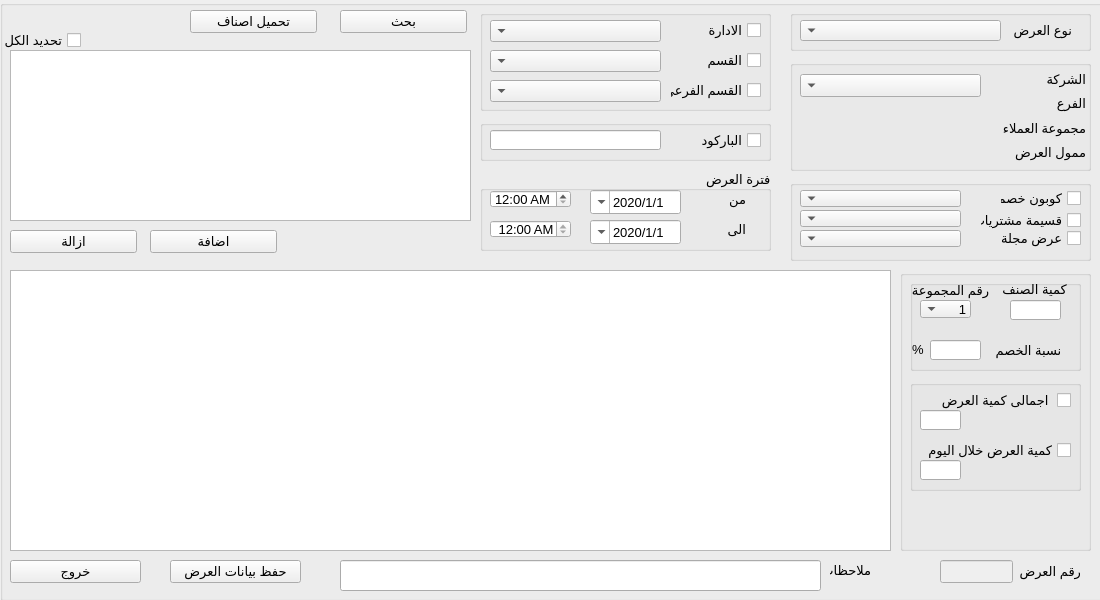
<?xml version="1.0" encoding="UTF-8"?>
<ui version="4.0">
 <class>QForm_prom_create</class>
 <widget class="QWidget" name="QForm_prom_create">
  <property name="geometry">
   <rect>
    <x>0</x>
    <y>0</y>
    <width>1100</width>
    <height>600</height>
   </rect>
  </property>
  <property name="minimumSize">
   <size>
    <width>1100</width>
    <height>600</height>
   </size>
  </property>
  <property name="maximumSize">
   <size>
    <width>1228</width>
    <height>600</height>
   </size>
  </property>
  <property name="windowTitle">
   <string>انشاء العروض</string>
  </property>
  <property name="toolTip">
   <string/>
  </property>
  <property name="layoutDirection">
   <enum>Qt::RightToLeft</enum>
  </property>
  <widget class="QWidget" name="gridLayoutWidget">
   <property name="geometry">
    <rect>
     <x>190</x>
     <y>70</y>
     <width>2</width>
     <height>2</height>
    </rect>
   </property>
   <layout class="QGridLayout" name="gridLayout_2"/>
  </widget>
  <widget class="QGroupBox" name="groupBox">
   <property name="geometry">
    <rect>
     <x>0</x>
     <y>0</y>
     <width>1231</width>
     <height>601</height>
    </rect>
   </property>
   <property name="font">
    <font>
     <pointsize>10</pointsize>
     <weight>50</weight>
     <bold>false</bold>
    </font>
   </property>
   <property name="layoutDirection">
    <enum>Qt::RightToLeft</enum>
   </property>
   <property name="styleSheet">
    <string notr="true"/>
   </property>
   <property name="title">
    <string/>
   </property>
   <widget class="QGroupBox" name="groupBox_3">
    <property name="geometry">
     <rect>
      <x>790</x>
      <y>60</y>
      <width>301</width>
      <height>111</height>
     </rect>
    </property>
    <property name="title">
     <string/>
    </property>
    <widget class="QWidget" name="layoutWidget">
     <property name="geometry">
      <rect>
       <x>10</x>
       <y>10</y>
       <width>181</width>
       <height>31</height>
      </rect>
     </property>
     <layout class="QVBoxLayout" name="verticalLayout_3">
      <item>
       <widget class="QComboBox" name="Qcombo_company">
        <property name="layoutDirection">
         <enum>Qt::RightToLeft</enum>
        </property>
       </widget>
      </item>
     </layout>
    </widget>
    <widget class="QWidget" name="layoutWidget">
     <property name="geometry">
      <rect>
       <x>210</x>
       <y>10</y>
       <width>86</width>
       <height>91</height>
      </rect>
     </property>
     <layout class="QVBoxLayout" name="verticalLayout_2">
      <item>
       <widget class="QLabel" name="label_4">
        <property name="text">
         <string>الشركة</string>
        </property>
       </widget>
      </item>
      <item>
       <widget class="QLabel" name="label_11">
        <property name="text">
         <string>الفرع</string>
        </property>
       </widget>
      </item>
      <item>
       <widget class="QLabel" name="label_5">
        <property name="text">
         <string>مجموعة العملاء</string>
        </property>
       </widget>
      </item>
      <item>
       <widget class="QLabel" name="label_6">
        <property name="text">
         <string>ممول العرض</string>
        </property>
       </widget>
      </item>
     </layout>
    </widget>
   </widget>
   <widget class="QGroupBox" name="groupBox_4">
    <property name="geometry">
     <rect>
      <x>790</x>
      <y>10</y>
      <width>301</width>
      <height>41</height>
     </rect>
    </property>
    <property name="layoutDirection">
     <enum>Qt::RightToLeft</enum>
    </property>
    <property name="title">
     <string/>
    </property>
    <widget class="QLabel" name="label">
     <property name="geometry">
      <rect>
       <x>221</x>
       <y>10</y>
       <width>61</width>
       <height>20</height>
      </rect>
     </property>
     <property name="text">
      <string>نوع العرض</string>
     </property>
    </widget>
    <widget class="QComboBox" name="Qcombo_promotion">
     <property name="geometry">
      <rect>
       <x>10</x>
       <y>10</y>
       <width>201</width>
       <height>21</height>
      </rect>
     </property>
     <property name="layoutDirection">
      <enum>Qt::RightToLeft</enum>
     </property>
     <property name="modelColumn">
      <number>0</number>
     </property>
    </widget>
   </widget>
   <widget class="QGroupBox" name="groupBox_2">
    <property name="geometry">
     <rect>
      <x>480</x>
      <y>170</y>
      <width>291</width>
      <height>81</height>
     </rect>
    </property>
    <property name="layoutDirection">
     <enum>Qt::RightToLeft</enum>
    </property>
    <property name="title">
     <string>فترة العرض</string>
    </property>
    <widget class="QWidget" name="layoutWidget">
     <property name="geometry">
      <rect>
       <x>110</x>
       <y>20</y>
       <width>91</width>
       <height>24</height>
      </rect>
     </property>
     <layout class="QHBoxLayout" name="horizontalLayout">
      <item>
       <widget class="QDateTimeEdit" name="Qdate_from">
        <property name="layoutDirection">
         <enum>Qt::RightToLeft</enum>
        </property>
        <property name="minimumDateTime">
         <datetime>
          <hour>0</hour>
          <minute>0</minute>
          <second>0</second>
          <year>2020</year>
          <month>1</month>
          <day>1</day>
         </datetime>
        </property>
        <property name="displayFormat">
         <string>d/M/yyyy</string>
        </property>
        <property name="calendarPopup">
         <bool>true</bool>
        </property>
       </widget>
      </item>
     </layout>
    </widget>
    <widget class="QLabel" name="label_9">
     <property name="geometry">
      <rect>
       <x>240</x>
       <y>20</y>
       <width>26</width>
       <height>19</height>
      </rect>
     </property>
     <property name="text">
      <string>من</string>
     </property>
    </widget>
    <widget class="QLabel" name="label_10">
     <property name="geometry">
      <rect>
       <x>240</x>
       <y>50</y>
       <width>26</width>
       <height>19</height>
      </rect>
     </property>
     <property name="text">
      <string>الى</string>
     </property>
    </widget>
    <widget class="QWidget" name="layoutWidget_2">
     <property name="geometry">
      <rect>
       <x>110</x>
       <y>50</y>
       <width>91</width>
       <height>24</height>
      </rect>
     </property>
     <layout class="QHBoxLayout" name="horizontalLayout_2">
      <item>
       <widget class="QDateTimeEdit" name="Qdate_to">
        <property name="minimumDateTime">
         <datetime>
          <hour>0</hour>
          <minute>0</minute>
          <second>0</second>
          <year>2020</year>
          <month>1</month>
          <day>1</day>
         </datetime>
        </property>
        <property name="displayFormat">
         <string>d/M/yyyy</string>
        </property>
        <property name="calendarPopup">
         <bool>true</bool>
        </property>
       </widget>
      </item>
     </layout>
    </widget>
    <widget class="QDateTimeEdit" name="Qtime_from">
     <property name="geometry">
      <rect>
       <x>10</x>
       <y>50</y>
       <width>81</width>
       <height>18</height>
      </rect>
     </property>
     <property name="tabletTracking">
      <bool>true</bool>
     </property>
     <property name="layoutDirection">
      <enum>Qt::LeftToRight</enum>
     </property>
     <property name="buttonSymbols">
      <enum>QAbstractSpinBox::UpDownArrows</enum>
     </property>
     <property name="displayFormat">
      <string> hh:mm AP</string>
     </property>
     <property name="calendarPopup">
      <bool>false</bool>
     </property>
    </widget>
    <widget class="QDateTimeEdit" name="Qtime_to">
     <property name="geometry">
      <rect>
       <x>10</x>
       <y>20</y>
       <width>81</width>
       <height>18</height>
      </rect>
     </property>
     <property name="layoutDirection">
      <enum>Qt::LeftToRight</enum>
     </property>
     <property name="currentSection">
      <enum>QDateTimeEdit::HourSection</enum>
     </property>
     <property name="displayFormat">
      <string>hh:mm AP</string>
     </property>
     <property name="calendarPopup">
      <bool>false</bool>
     </property>
    </widget>
   </widget>
   <widget class="QGroupBox" name="groupBox_6">
    <property name="geometry">
     <rect>
      <x>480</x>
      <y>10</y>
      <width>291</width>
      <height>101</height>
     </rect>
    </property>
    <property name="title">
     <string/>
    </property>
    <widget class="QComboBox" name="Qcombo_department">
     <property name="geometry">
      <rect>
       <x>10</x>
       <y>10</y>
       <width>171</width>
       <height>22</height>
      </rect>
     </property>
    </widget>
    <widget class="QComboBox" name="Qcombo_section">
     <property name="geometry">
      <rect>
       <x>10</x>
       <y>40</y>
       <width>171</width>
       <height>22</height>
      </rect>
     </property>
    </widget>
    <widget class="QComboBox" name="Qcombo_classification">
     <property name="geometry">
      <rect>
       <x>10</x>
       <y>70</y>
       <width>171</width>
       <height>22</height>
      </rect>
     </property>
    </widget>
    <widget class="QCheckBox" name="QcheckBox_magazine_5">
     <property name="geometry">
      <rect>
       <x>220</x>
       <y>10</y>
       <width>61</width>
       <height>20</height>
      </rect>
     </property>
     <property name="layoutDirection">
      <enum>Qt::RightToLeft</enum>
     </property>
     <property name="text">
      <string>الادارة</string>
     </property>
    </widget>
    <widget class="QCheckBox" name="QcheckBox_magazine_6">
     <property name="geometry">
      <rect>
       <x>220</x>
       <y>40</y>
       <width>61</width>
       <height>20</height>
      </rect>
     </property>
     <property name="layoutDirection">
      <enum>Qt::RightToLeft</enum>
     </property>
     <property name="text">
      <string>القسم</string>
     </property>
    </widget>
    <widget class="QCheckBox" name="QcheckBox_magazine_7">
     <property name="geometry">
      <rect>
       <x>190</x>
       <y>70</y>
       <width>91</width>
       <height>20</height>
      </rect>
     </property>
     <property name="layoutDirection">
      <enum>Qt::RightToLeft</enum>
     </property>
     <property name="text">
      <string>القسم الفرعى</string>
     </property>
    </widget>
   </widget>
   <widget class="QGroupBox" name="groupBox_7">
    <property name="geometry">
     <rect>
      <x>480</x>
      <y>120</y>
      <width>291</width>
      <height>41</height>
     </rect>
    </property>
    <property name="title">
     <string/>
    </property>
    <widget class="QLineEdit" name="QLilne_Barcode">
     <property name="enabled">
      <bool>true</bool>
     </property>
     <property name="geometry">
      <rect>
       <x>10</x>
       <y>10</y>
       <width>171</width>
       <height>20</height>
      </rect>
     </property>
     <property name="text">
      <string/>
     </property>
     <property name="maxLength">
      <number>20</number>
     </property>
     <property name="alignment">
      <set>Qt::AlignCenter</set>
     </property>
    </widget>
    <widget class="QCheckBox" name="QcheckBox_magazine_2">
     <property name="geometry">
      <rect>
       <x>220</x>
       <y>10</y>
       <width>61</width>
       <height>20</height>
      </rect>
     </property>
     <property name="layoutDirection">
      <enum>Qt::RightToLeft</enum>
     </property>
     <property name="text">
      <string>الباركود</string>
     </property>
    </widget>
   </widget>
   <widget class="QTableWidget" name="tableWidget">
    <property name="geometry">
     <rect>
      <x>10</x>
      <y>50</y>
      <width>461</width>
      <height>171</height>
     </rect>
    </property>
    <property name="sizeAdjustPolicy">
     <enum>QAbstractScrollArea::AdjustToContents</enum>
    </property>
    <property name="alternatingRowColors">
     <bool>true</bool>
    </property>
    <property name="rowCount">
     <number>0</number>
    </property>
    <property name="columnCount">
     <number>0</number>
    </property>
    <attribute name="horizontalHeaderShowSortIndicator" stdset="0">
     <bool>false</bool>
    </attribute>
    <attribute name="horizontalHeaderStretchLastSection">
     <bool>true</bool>
    </attribute>
   </widget>
   <widget class="QPushButton" name="Qbtn_search">
    <property name="geometry">
     <rect>
      <x>340</x>
      <y>10</y>
      <width>127</width>
      <height>23</height>
     </rect>
    </property>
    <property name="text">
     <string>بحث</string>
    </property>
   </widget>
   <widget class="QPushButton" name="Qbtn_add">
    <property name="geometry">
     <rect>
      <x>150</x>
      <y>230</y>
      <width>127</width>
      <height>23</height>
     </rect>
    </property>
    <property name="text">
     <string>اضافة</string>
    </property>
   </widget>
   <widget class="QPushButton" name="Qbtn_add_list">
    <property name="geometry">
     <rect>
      <x>190</x>
      <y>10</y>
      <width>127</width>
      <height>23</height>
     </rect>
    </property>
    <property name="text">
     <string>تحميل اصناف</string>
    </property>
   </widget>
   <widget class="QPushButton" name="Qbtn_save">
    <property name="geometry">
     <rect>
      <x>170</x>
      <y>560</y>
      <width>131</width>
      <height>23</height>
     </rect>
    </property>
    <property name="text">
     <string>حفظ بيانات العرض</string>
    </property>
   </widget>
   <widget class="QPushButton" name="Qbtn_exit">
    <property name="geometry">
     <rect>
      <x>10</x>
      <y>560</y>
      <width>131</width>
      <height>23</height>
     </rect>
    </property>
    <property name="text">
     <string>خروج</string>
    </property>
   </widget>
   <widget class="QWidget" name="gridLayoutWidget_4">
    <property name="geometry">
     <rect>
      <x>10</x>
      <y>270</y>
      <width>881</width>
      <height>281</height>
     </rect>
    </property>
    <layout class="QGridLayout" name="gridLayout_7">
     <item row="0" column="0">
      <widget class="QTableWidget" name="Qtable_promotion">
       <property name="sizeAdjustPolicy">
        <enum>QAbstractScrollArea::AdjustToContents</enum>
       </property>
       <property name="alternatingRowColors">
        <bool>true</bool>
       </property>
       <property name="rowCount">
        <number>0</number>
       </property>
       <property name="columnCount">
        <number>0</number>
       </property>
      </widget>
     </item>
    </layout>
   </widget>
   <widget class="QGroupBox" name="groupBox_8">
    <property name="geometry">
     <rect>
      <x>900</x>
      <y>270</y>
      <width>191</width>
      <height>281</height>
     </rect>
    </property>
    <property name="layoutDirection">
     <enum>Qt::RightToLeft</enum>
    </property>
    <property name="title">
     <string/>
    </property>
    <widget class="QGroupBox" name="groupBox_9">
     <property name="geometry">
      <rect>
       <x>10</x>
       <y>10</y>
       <width>171</width>
       <height>91</height>
      </rect>
     </property>
     <property name="title">
      <string/>
     </property>
     <widget class="QLabel" name="label_19">
      <property name="geometry">
       <rect>
        <x>90</x>
        <y>0</y>
        <width>69</width>
        <height>19</height>
       </rect>
      </property>
      <property name="text">
       <string>كمية الصنف</string>
      </property>
      <property name="alignment">
       <set>Qt::AlignCenter</set>
      </property>
     </widget>
     <widget class="QLineEdit" name="QLilne_Barcode_3">
      <property name="enabled">
       <bool>true</bool>
      </property>
      <property name="geometry">
       <rect>
        <x>100</x>
        <y>20</y>
        <width>51</width>
        <height>20</height>
       </rect>
      </property>
      <property name="alignment">
       <set>Qt::AlignCenter</set>
      </property>
     </widget>
     <widget class="QLabel" name="label_16">
      <property name="geometry">
       <rect>
        <x>0</x>
        <y>0</y>
        <width>81</width>
        <height>20</height>
       </rect>
      </property>
      <property name="text">
       <string>رقم المجموعة</string>
      </property>
      <property name="alignment">
       <set>Qt::AlignCenter</set>
      </property>
     </widget>
     <widget class="QComboBox" name="Qcombo_magazine_4">
      <property name="geometry">
       <rect>
        <x>10</x>
        <y>20</y>
        <width>51</width>
        <height>18</height>
       </rect>
      </property>
      <item>
       <property name="text">
        <string>1</string>
       </property>
      </item>
      <item>
       <property name="text">
        <string>2</string>
       </property>
      </item>
      <item>
       <property name="text">
        <string>3</string>
       </property>
      </item>
      <item>
       <property name="text">
        <string>4</string>
       </property>
      </item>
      <item>
       <property name="text">
        <string>5</string>
       </property>
      </item>
     </widget>
     <widget class="QLineEdit" name="QLilne_Barcode_2">
      <property name="enabled">
       <bool>true</bool>
      </property>
      <property name="geometry">
       <rect>
        <x>20</x>
        <y>60</y>
        <width>51</width>
        <height>20</height>
       </rect>
      </property>
      <property name="alignment">
       <set>Qt::AlignCenter</set>
      </property>
     </widget>
     <widget class="QLabel" name="label_18">
      <property name="geometry">
       <rect>
        <x>0</x>
        <y>60</y>
        <width>16</width>
        <height>19</height>
       </rect>
      </property>
      <property name="text">
       <string>%</string>
      </property>
      <property name="alignment">
       <set>Qt::AlignCenter</set>
      </property>
     </widget>
     <widget class="QLabel" name="label_17">
      <property name="geometry">
       <rect>
        <x>78</x>
        <y>60</y>
        <width>81</width>
        <height>20</height>
       </rect>
      </property>
      <property name="text">
       <string>نسبة الخصم</string>
      </property>
      <property name="alignment">
       <set>Qt::AlignCenter</set>
      </property>
     </widget>
    </widget>
    <widget class="QGroupBox" name="groupBox_19">
     <property name="geometry">
      <rect>
       <x>10</x>
       <y>110</y>
       <width>171</width>
       <height>111</height>
      </rect>
     </property>
     <property name="title">
      <string/>
     </property>
     <widget class="QCheckBox" name="QcheckBox_magazine_9">
      <property name="geometry">
       <rect>
        <x>30</x>
        <y>10</y>
        <width>131</width>
        <height>20</height>
       </rect>
      </property>
      <property name="layoutDirection">
       <enum>Qt::RightToLeft</enum>
      </property>
      <property name="text">
       <string>اجمالى كمية العرض </string>
      </property>
     </widget>
     <widget class="QLineEdit" name="QLilne_Barcode_5">
      <property name="enabled">
       <bool>true</bool>
      </property>
      <property name="geometry">
       <rect>
        <x>10</x>
        <y>30</y>
        <width>41</width>
        <height>20</height>
       </rect>
      </property>
      <property name="alignment">
       <set>Qt::AlignCenter</set>
      </property>
     </widget>
     <widget class="QCheckBox" name="QcheckBox_magazine_8">
      <property name="geometry">
       <rect>
        <x>10</x>
        <y>60</y>
        <width>151</width>
        <height>20</height>
       </rect>
      </property>
      <property name="layoutDirection">
       <enum>Qt::RightToLeft</enum>
      </property>
      <property name="text">
       <string>كمية العرض خلال اليوم</string>
      </property>
     </widget>
     <widget class="QLineEdit" name="QLilne_Barcode_4">
      <property name="enabled">
       <bool>true</bool>
      </property>
      <property name="geometry">
       <rect>
        <x>10</x>
        <y>80</y>
        <width>41</width>
        <height>20</height>
       </rect>
      </property>
      <property name="alignment">
       <set>Qt::AlignCenter</set>
      </property>
     </widget>
    </widget>
   </widget>
   <widget class="QPushButton" name="Qbtn_remove">
    <property name="geometry">
     <rect>
      <x>10</x>
      <y>230</y>
      <width>127</width>
      <height>23</height>
     </rect>
    </property>
    <property name="text">
     <string>ازالة</string>
    </property>
   </widget>
   <widget class="QCheckBox" name="QcheckBox_all">
    <property name="geometry">
     <rect>
      <x>0</x>
      <y>30</y>
      <width>81</width>
      <height>20</height>
     </rect>
    </property>
    <property name="layoutDirection">
     <enum>Qt::RightToLeft</enum>
    </property>
    <property name="text">
     <string>تحديد الكل</string>
    </property>
   </widget>
   <widget class="QLineEdit" name="QLilne_promotion">
    <property name="enabled">
     <bool>true</bool>
    </property>
    <property name="geometry">
     <rect>
      <x>340</x>
      <y>560</y>
      <width>481</width>
      <height>31</height>
     </rect>
    </property>
    <property name="alignment">
     <set>Qt::AlignCenter</set>
    </property>
   </widget>
   <widget class="QGroupBox" name="groupBox_11">
    <property name="geometry">
     <rect>
      <x>790</x>
      <y>180</y>
      <width>301</width>
      <height>81</height>
     </rect>
    </property>
    <property name="title">
     <string/>
    </property>
    <widget class="QCheckBox" name="QcheckBox_magazine_4">
     <property name="geometry">
      <rect>
       <x>210</x>
       <y>10</y>
       <width>81</width>
       <height>17</height>
      </rect>
     </property>
     <property name="layoutDirection">
      <enum>Qt::RightToLeft</enum>
     </property>
     <property name="text">
      <string>كوبون خصم</string>
     </property>
    </widget>
    <widget class="QCheckBox" name="QcheckBox_magazine_3">
     <property name="geometry">
      <rect>
       <x>190</x>
       <y>30</y>
       <width>101</width>
       <height>20</height>
      </rect>
     </property>
     <property name="layoutDirection">
      <enum>Qt::RightToLeft</enum>
     </property>
     <property name="text">
      <string>قسيمة مشتريات</string>
     </property>
    </widget>
    <widget class="QComboBox" name="Qcombo_magazine_2">
     <property name="geometry">
      <rect>
       <x>10</x>
       <y>30</y>
       <width>161</width>
       <height>17</height>
      </rect>
     </property>
    </widget>
    <widget class="QComboBox" name="Qcombo_magazine">
     <property name="geometry">
      <rect>
       <x>10</x>
       <y>50</y>
       <width>161</width>
       <height>17</height>
      </rect>
     </property>
    </widget>
    <widget class="QCheckBox" name="QcheckBox_magazine">
     <property name="geometry">
      <rect>
       <x>210</x>
       <y>50</y>
       <width>81</width>
       <height>17</height>
      </rect>
     </property>
     <property name="layoutDirection">
      <enum>Qt::RightToLeft</enum>
     </property>
     <property name="text">
      <string>عرض مجلة</string>
     </property>
    </widget>
    <widget class="QComboBox" name="Qcombo_magazine_3">
     <property name="geometry">
      <rect>
       <x>10</x>
       <y>10</y>
       <width>161</width>
       <height>17</height>
      </rect>
     </property>
    </widget>
   </widget>
   <widget class="QWidget" name="horizontalLayoutWidget">
    <property name="geometry">
     <rect>
      <x>940</x>
      <y>560</y>
      <width>141</width>
      <height>24</height>
     </rect>
    </property>
    <layout class="QHBoxLayout" name="horizontalLayout_3">
     <item alignment="Qt::AlignVCenter">
      <widget class="QLabel" name="label_12">
       <property name="text">
        <string>رقم العرض</string>
       </property>
      </widget>
     </item>
     <item>
      <widget class="QLineEdit" name="Qline_promotion">
       <property name="enabled">
        <bool>false</bool>
       </property>
      </widget>
     </item>
    </layout>
   </widget>
   <widget class="QLabel" name="label_13">
    <property name="geometry">
     <rect>
      <x>830</x>
      <y>560</y>
      <width>41</width>
      <height>20</height>
     </rect>
    </property>
    <property name="text">
     <string>ملاحظات</string>
    </property>
   </widget>
  </widget>
 </widget>
 <resources/>
 <connections/>
</ui>
